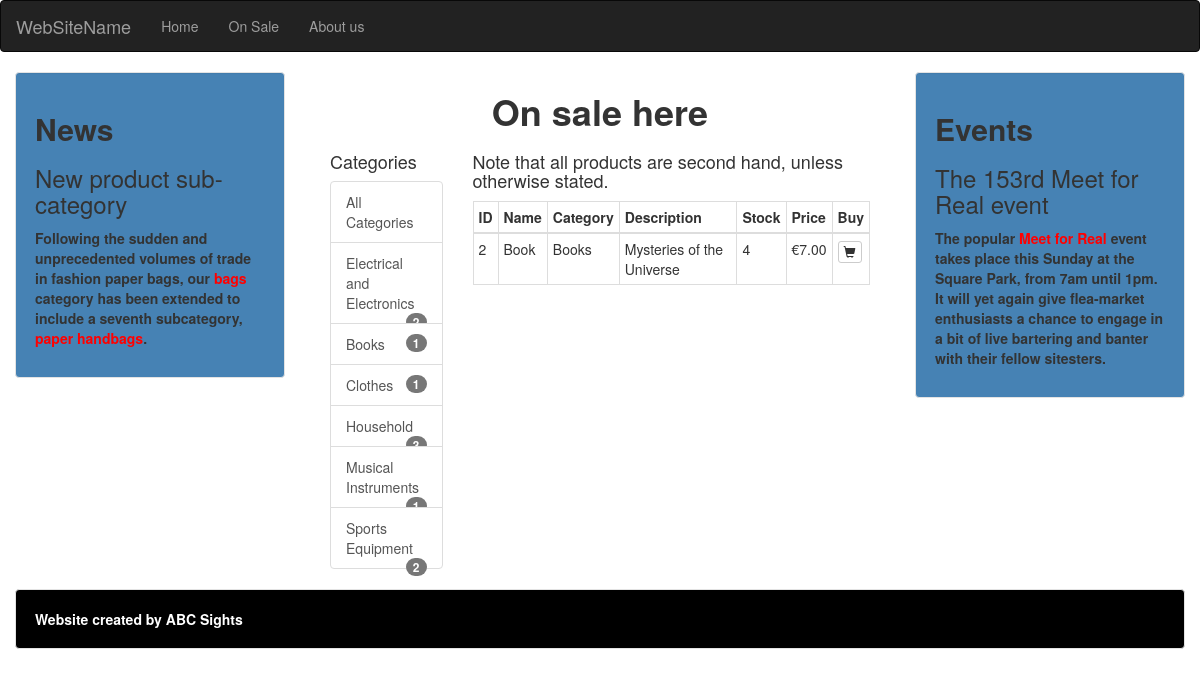
Page /shop/2/ on the committed database.
### shop/models.py (models this page shows, shortened)
class Category(models.Model):
    name = models.TextField()
    def __str__(self):
        return self.name
    def get_absolute_url(self):
        return reverse('product_list_by_category',args=[self.id])

class Product(models.Model):
    name = models.TextField()
    category = models.ForeignKey(Category, related_name = 'products', on_delete=models.CASCADE)
    description = models.TextField()
    stock = models.IntegerField()
    price = models.DecimalField(max_digits=10,decimal_places=2)

### shop/views.py (the view)
# urls.py: path('', views.product_list,
def product_list(request, category_id=None):
    category = None
    products = Product.objects.all()
    ccat = Category.objects.annotate(num_products=Count('products'))
    if(category_id):
        category = get_object_or_404(Category, id=category_id)
        products = products.filter(category=category)
    return render(request, 'products.html',
                    {'products': products,
                    'countcat':ccat})

### cart/context_processors.py (called while the page is built)
def counter(request):
	item_count = 0
	if 'admin' in request.path:
		return {}
	else:
		try:
			cart = Cart.objects.filter(cart_id=_cart_id(request))
			cart_items = CartItem.objects.all().filter(cart=cart[:1])
			for cart_item in cart_items:
				item_count += cart_item.quantity
		except Cart.DoesNotExist:
			item_count = 0
	return dict(item_count = item_count)

### cart/views.py (called while the page is built)
def _cart_id(request):
	cart = request.session.session_key
	if not cart:
		cart = request.session.create()
	return cart

### shop/templates/products.html
{% extends 'base.html' %}
{% block content %}
<h1>On sale here</h1>
<div class="col-sm-3">
    <h4>Categories</h4>
    <ul class="list-group">
        <a href="{% url 'products' %}" class="list-group-item"> All Categories </a>
        {% for c in countcat %}
            <a href="{{ c.get_absolute_url }}" class="list-group-item catheight">{{c.name}}
                    <span class="badge">{{c.num_products}}</span>
            </a>
        {% endfor %}
    </ul>
</div>
<div class="col-sm-9">
    <h4>Note that all products are second hand, unless otherwise stated.</h4>
    <table class="table table-bordered table-hover table-condensed">
        <thead>
            <tr>
                <th>ID</th>
                <th>Name</th>
                <th>Category</th>
                <th>Description</th>
                <th>Stock</th>
                <th>Price</th>
                <th>Buy</th>
            </tr>
        </thead>
        <tbody>
            {% for product in products %}
            <tr>
                <td>{{product.id}}</td>
                <td>{{product.name}}</td>
                <td>{{product.category}}</td>
                <td>{{product.description}}</td>
                <td>{{product.stock}}</td>
                <td>&euro;{{product.price}}</td>
                <td><a href="{% url 'add_cart' product.id %}" class="btn btn-default btn-xs"><span
                    class="glyphicon glyphicon-shopping-cart"></span></a></td>
            </tr>
            {% endfor %}
        </tbody>
    </table>
</div>
{% endblock content %}

### templates/base.html (style rules this page uses)
.midcol h1 { text-align: center; font-weight: bold; }

### rows in the picture
Category: name "Electrical and Electronics", num_products "2"
Category: name "Books", num_products "1"
Category: name "Clothes", num_products "1"
Category: name "Household", num_products "3"
Category: name "Musical Instruments", num_products "1"
Category: name "Sports Equipment", num_products "2"
Product: id "2", name "Book", category "Books", description "Mysteries of the Universe", stock "4", price "7.00"
